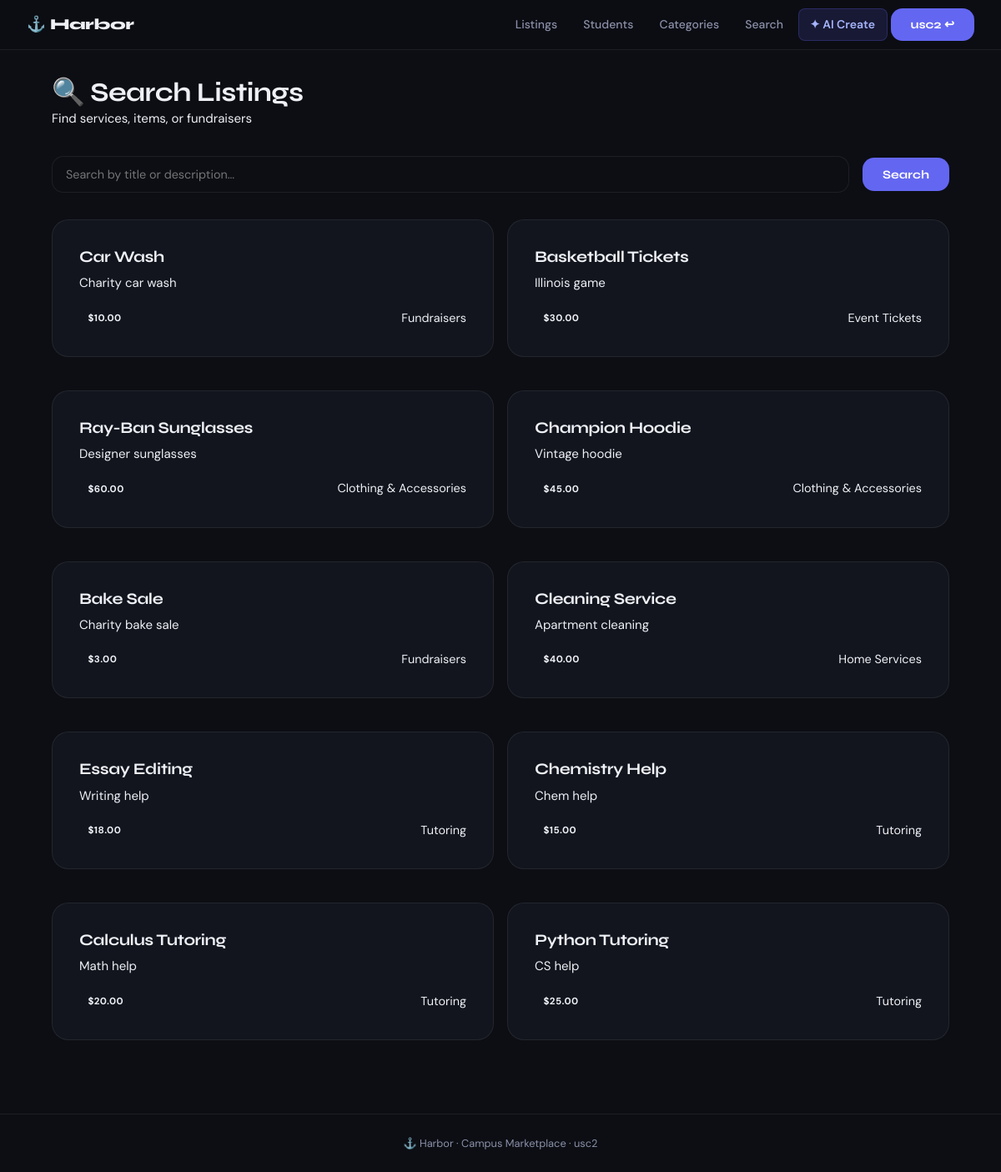
/search/ (signed in), run on the app's committed database.
### listings/models.py (models this page shows, shortened)
class Listing(models.Model):
    PAYMENT_METHODS = [
        ('VENMO', 'Venmo'),
        ('CASH', 'Cash'),
        ('PAYPAL', 'PayPal'),
        ('ZELLE', 'Zelle'),
    ]
    seller = models.ForeignKey(
        Student,
        on_delete=models.CASCADE,
        related_name='listings'
    )
    category = models.ForeignKey(
        Category,
        on_delete=models.PROTECT,
        related_name='listings'
    )
    title = models.CharField(max_length=200)
    description = models.TextField(max_length=1000)
    price = models.DecimalField(
        max_digits=10,
        decimal_places=2,
        null=True,
        blank=True,
        help_text="Price in USD (leave blank for free/donations)"
    )
    contact_method = models.CharField(max_length=200)
    accepted_payment = models.CharField(
        max_length=20,
        choices=PAYMENT_METHODS,
        default='VENMO'
    )
    is_active = models.BooleanField(default=True)
    created_at = models.DateTimeField(auto_now_add=True)
    updated_at = models.DateTimeField(auto_now=True)
    class Meta:
        ordering = ['-created_at']
        constraints = [
            models.UniqueConstraint(
                fields=['seller', 'title'],
                name='unique_listing_per_seller'
            )
        ]
    def get_absolute_url(self):
        from django.urls import reverse
        return reverse('listing_detail', args=[str(self.id)])

class Category(models.Model):
    CATEGORY_TYPES = [
        ('SERVICE', 'Service'),
        ('FUNDRAISER', 'Fundraiser'),
        ('SELLER', 'Seller'),
    ]
    name = models.CharField(max_length=100)
    category_type = models.CharField(max_length=20, choices=CATEGORY_TYPES)
    description = models.TextField(max_length=300, blank=True)
    class Meta:
        ordering = ['name']
        verbose_name_plural = 'Categories'
        constraints = [
            models.UniqueConstraint(
                fields=['name', 'category_type'],
                name='unique_category_name_per_type'
            )
        ]

### listings/views.py (the view)
# urls.py: path('search/', login_required(listing_search_get), name='listing_search_get'),
def listing_search_get(request):
    query = request.GET.get('q', '')
    if query:
        listings = Listing.objects.filter(
            is_active=True,
            title__icontains=query
        ) | Listing.objects.filter(
            is_active=True,
            description__icontains=query
        )
    else:
        listings = Listing.objects.filter(is_active=True)
    context = {
        'listings': listings,
        'query': query,
        'search_type': 'GET'
    }
    return render(request, 'listings/listing_search.html', context)

### listings/templates/listings/listing_search.html (shortened to what this page needs)
{% extends "base.html" %}
{% block content %}
    <h2>🔍 Search Listings</h2>
    <p style="color: var(--text-secondary); margin-bottom: 2rem;">Find services, items, or fundraisers</p>
    <form method="GET" action="{% url 'listing_search_get' %}">
        <div style="display: flex; gap: 1rem; align-items: center; flex-wrap: wrap;">
            <input type="text" name="q" value="{{ query }}" placeholder="Search by title or description..." style="flex: 1; min-width: 300px;">
            <button type="submit">Search</button>
        </div>
    </form>
    <div class="grid grid-2" style="margin-top: 2rem;">
        {% for listing in listings %}
            <div class="detail-card">
                <a href="{{ listing.get_absolute_url }}" style="text-decoration: none; color: inherit;">
                    <h3 style="margin-bottom: 0.5rem;">{{ listing.title }}</h3>
                    <p style="color: var(--text-secondary);">{{ listing.description|truncatewords:15 }}</p>
                    <div style="margin-top: 1rem; display: flex; justify-content: space-between; align-items: center;">
                        <span class="badge">${{ listing.price|default:"Free" }}</span>
                        <span style="font-size: 0.9rem; color: var(--text-secondary);">{{ listing.category.name }}</span>
                    </div>
                </a>
            </div>
        {% empty %}
            <div class="empty-state" style="grid-column: 1 / -1;">
                <p>No listings found matching your search</p>
                <p style="color: var(--text-secondary);">Try different keywords</p>
            </div>
        {% endfor %}
    </div>
{% endblock %}

### listings/templates/base.html (shortened to what this page needs)
{% load static %}
<!DOCTYPE html>
<html lang="en">
<head>
    <link rel="stylesheet" href="{% static 'listings/css/styles.css' %}">
</head>
<body>
<nav class="navbar">
    <a href="{% url 'home' %}" class="nav-brand">⚓ Harbor</a>
    <div class="nav-links">
        {% if user.is_authenticated %}
            <a href="{% url 'listing_list' %}">Listings</a>
            <a href="{% url 'student_list' %}">Students</a>
            <a href="{% url 'category_list' %}">Categories</a>
            <a href="{% url 'listing_search_get' %}">Search</a>
            <a href="{% url 'create_local_ai' %}" class="nav-ai-btn">✦ AI Create</a>
            <form method="post" action="{% url 'account_logout' %}" class="logout-form">
                <button type="submit" class="nav-logout">{{ user.username }} ↩</button>
            </form>
        {% else %}
            <a href="{% url 'account_login' %}">Login</a>
            <a href="{% url 'account_signup' %}" class="nav-signup">Sign Up</a>
        {% endif %}
    </div>
</nav>
<main class="page-main">
    {% block content %}{% endblock %}
</main>
<footer class="site-footer">
    <p>⚓ Harbor · Campus Marketplace · {{ request.user.username|default:"" }}</p>
</footer>
</body>
</html>

### listings/static/listings/css/styles.css (style rules this page uses)
:root { --primary: #6366f1; --primary-dim: rgba(99,102,241,0.15); --accent: #818cf8; --secondary: #f472b6; --success: #34d399; --warning: #fbbf24; --danger: #f87171; --bg: #0c0e14; --bg-card: #13151e; --bg-raise: #1a1d2a; --bg-hover: #1f2235; --text: #eef0f6; --text-2: #8b90a8; --text-3: #555a72; --border: rgba(255,255,255,0.07); --border-focus: rgba(99,102,241,0.5); --radius-sm: 8px; --radius-md: 14px; --radius-lg: 20px; --radius-xl: 28px; --shadow-card: 0 2px 16px rgba(0,0,0,0.35); --shadow-lift: 0 8px 32px rgba(0,0,0,0.45); --glow-primary: 0 0 24px rgba(99,102,241,0.25); }
*, *::before, *::after { box-sizing: border-box; margin: 0; padding: 0; }
html { scroll-behavior: smooth; }
body { font-family: 'DM Sans', -apple-system, sans-serif; background: var(--bg); color: var(--text); line-height: 1.65; min-height: 100vh; font-size: 15px; -webkit-font-smoothing: antialiased; }
h1, h2, h3, h4, h5 { font-family: 'Syne', sans-serif; letter-spacing: -0.02em; line-height: 1.2; color: var(--text); }
h2 { font-size: clamp(1.35rem, 3vw, 2rem); font-weight: 700; }
h3 { font-size: 1.2rem; font-weight: 700; }
p { color: var(--text-2); }
a { color: var(--accent); text-decoration: none; transition: color 0.15s; }
.navbar { position: sticky; top: 0; z-index: 200; display: flex; align-items: center; justify-content: space-between; padding: 0 2rem; height: 60px; background: rgba(12,14,20,0.92); backdrop-filter: blur(20px); border-bottom: 1px solid var(--border); }
.nav-brand { font-family: 'Syne', sans-serif; font-weight: 800; font-size: 1.15rem; color: var(--text) !important; letter-spacing: -0.02em; flex-shrink: 0; }
.nav-links { display: flex; align-items: center; gap: 0.25rem; }
.nav-links a { color: var(--text-2); font-size: 0.875rem; font-weight: 500; padding: 0.45rem 0.85rem; border-radius: var(--radius-sm); transition: all 0.15s; }
.nav-ai-btn { background: var(--primary-dim) !important; color: #a5b4fc !important; border: 1px solid rgba(99,102,241,0.25) !important; font-weight: 600 !important; }
.nav-logout { background: none; border: 1px solid var(--border); color: var(--text-2); font-size: 0.875rem; font-weight: 500; padding: 0.45rem 0.85rem; border-radius: var(--radius-sm); cursor: pointer; font-family: 'DM Sans', sans-serif; transition: all 0.15s; }
.logout-form { display: flex; align-items: center; }
.page-main { max-width: 1140px; margin: 0 auto; padding: 2rem 2rem 4rem; }
.form-field input, .form-field select, .form-field textarea, input[type="text"], input[type="number"], input[type="email"], input[type="password"], select, textarea { width: 100%; padding: 0.75rem 1rem; background: var(--bg); border: 1.5px solid var(--border); border-radius: var(--radius-md); color: var(--text); font-size: 0.9rem; font-family: 'DM Sans', sans-serif; transition: border-color 0.2s, box-shadow 0.2s; }
.btn, button[type="submit"] { display: inline-flex; align-items: center; gap: 0.4rem; padding: 0.7rem 1.5rem; background: var(--primary); color: white; border: none; border-radius: var(--radius-md); font-family: 'Syne', sans-serif; font-size: 0.9rem; font-weight: 700; cursor: pointer; transition: all 0.2s; text-decoration: none; }
.detail-card { background: var(--bg-card); border: 1px solid var(--border); border-radius: var(--radius-lg); padding: 2rem; margin-bottom: 1.5rem; }
.badge { display: inline-block; padding: 0.25rem 0.65rem; border-radius: 999px; font-size: 0.72rem; font-weight: 700; letter-spacing: 0.04em; text-transform: uppercase; }
.site-footer { border-top: 1px solid var(--border); padding: 1.5rem 2rem; text-align: center; font-size: 0.8rem; color: var(--text-3); }
.grid-2 { display: grid; grid-template-columns: 1fr 1fr; gap: 1rem; }

### data on the page
Listing: title "Car Wash", description "Charity car wash", price "10.00", category.name "Fundraisers"
Listing: title "Basketball Tickets", description "Illinois game", price "30.00", category.name "Event Tickets"
Listing: title "Ray-Ban Sunglasses", description "Designer sunglasses", price "60.00", category.name "Clothing & Accessories"
Listing: title "Champion Hoodie", description "Vintage hoodie", price "45.00", category.name "Clothing & Accessories"
Listing: title "Bake Sale", description "Charity bake sale", price "3.00", category.name "Fundraisers"
Listing: title "Cleaning Service", description "Apartment cleaning", price "40.00", category.name "Home Services"
Listing: title "Essay Editing", description "Writing help", price "18.00", category.name "Tutoring"
Listing: title "Chemistry Help", description "Chem help", price "15.00", category.name "Tutoring"
Listing: title "Calculus Tutoring", description "Math help", price "20.00", category.name "Tutoring"
Listing: title "Python Tutoring", description "CS help", price "25.00", category.name "Tutoring"

### other printed values
{{ user.username }} "usc2"
{{ request.user.username|default:"" }} "usc2"
